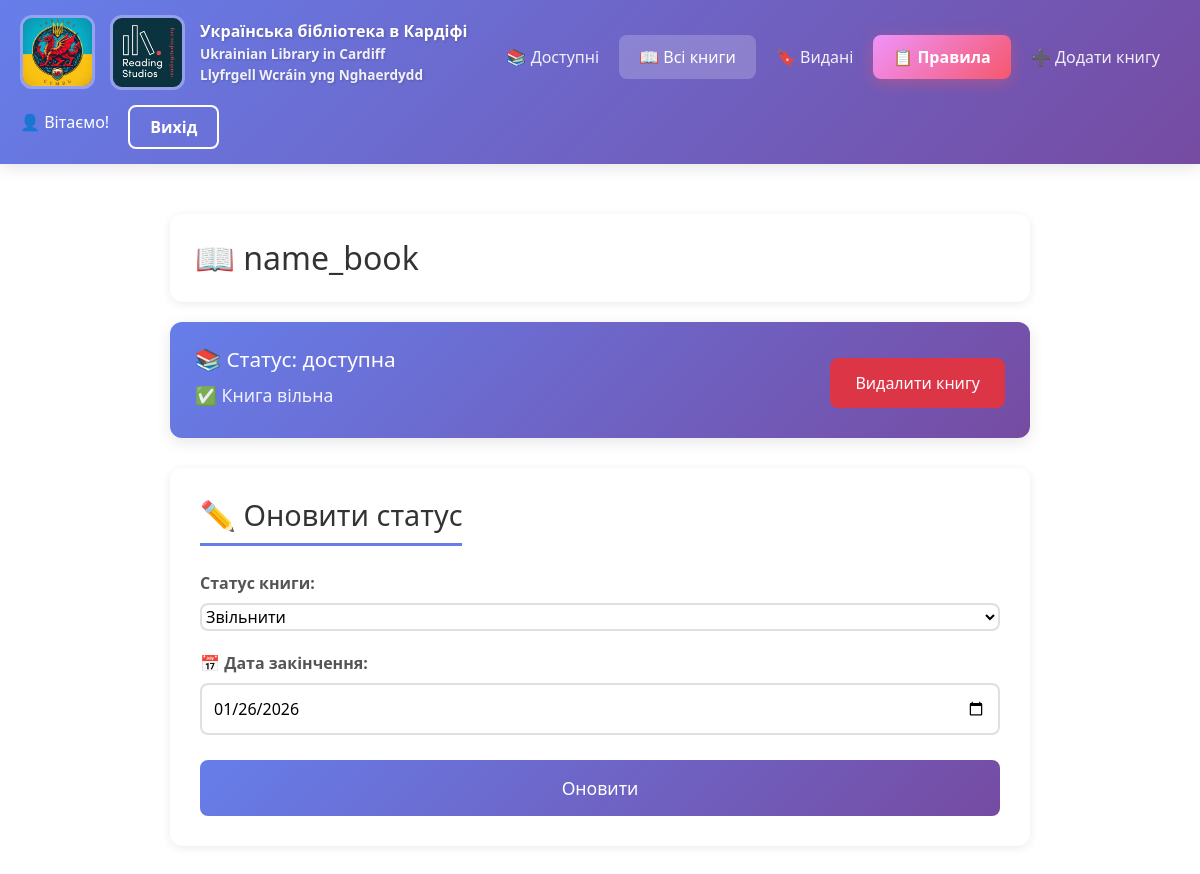
/books/1 (signed in), run on the app's committed database.
### app.py (models this page shows)
class Book(db.Model):
    id = db.Column(db.Integer, primary_key=True)
    name_book = db.Column(db.String(100), nullable=False)
    author = db.Column(db.String(100), nullable=False)
    surname = db.Column(db.String(100), default='')
    ean = db.Column(db.Text, nullable=False)
    buyer = db.Column(db.String(100), nullable=False)
    phone = db.Column(db.String(20), nullable=False)
    stat = db.Column(db.String(20), nullable=False)
    date = db.Column(db.DateTime, default=datetime.utcnow)
    enddate = db.Column(db.DateTime, default=datetime.utcnow)
    history = db.Column(db.String(100), default='')

### app.py (the view, shortened to what this page needs)
@app.route('/books/<int:id>', methods=['POST', 'GET'])
@login_required
def change(id):
    book = Book.query.get(id)
    return render_template('change.html', book=book)

### app.py (called while the page is built)
@login_manager.user_loader
def load_user(user_id):
    return User.query.get(int(user_id))

### templates/change.html (shortened to what this page needs)
{% extends 'base.html' %}
{% block body %}
<div class="container" style="max-width: 900px; margin: 0 auto; padding: 20px;">
    <div style="background: white; padding: 25px; border-radius: 12px; box-shadow: 0 2px 10px rgba(0,0,0,0.08); margin-bottom: 20px;">
        <h1 style="color: #333; margin: 0; font-size: 2em; display: flex; align-items: center; gap: 12px;">
            📖 {{ book.name_book }}
        </h1>
    </div>
    <div class="gigi" style="margin-bottom: 30px;">
        <div class="didi" style="background: linear-gradient(135deg, #667eea 0%, #764ba2 100%); padding: 25px; border-radius: 12px; box-shadow: 0 4px 15px rgba(0,0,0,0.1); color: white; display: flex; justify-content: space-between; align-items: center;">
            <div>
                <h3 class="tutu" style="margin: 0 0 10px 0; font-size: 1.3em;">📚 Статус: {{ book.stat }} </h3>
                {% if book.stat == 'видана' %}
                <p class="tutu" style="margin: 5px 0; font-size: 1.1em;">👤 Книга у: <strong>{{ book.buyer }}</strong></p>
                <p class="tutu" style="margin: 5px 0; font-size: 1.1em;">📞 Номер: <strong>{{ book.phone }}</strong></p>
                {% else %}
                <p class="tutu" style="margin: 5px 0; font-size: 1.1em; opacity: 0.9;">✅ Книга вільна</p>
                {% endif %}
            </div>
            {% if current_user.is_authenticated and current_user.role == 'superadmin' %}
            <a href="/books/{{ book.id }}/del"
                class="btn btn-danger"
                style="padding: 12px 24px; font-size: 1em; border-radius: 8px; text-decoration: none;">
                Видалити книгу
            </a>
            {% endif %}
        </div>
    </div>
    <div class="didi" style="background: white; padding: 30px; border-radius: 12px; box-shadow: 0 2px 10px rgba(0,0,0,0.08); margin-bottom: 30px;">
        <h2 style="color: #333; margin-bottom: 25px; font-size: 1.8em; border-bottom: 3px solid #667eea; padding-bottom: 10px; display: inline-block;">✏️ Оновити статус</h2>
        <form method="post" class="from-control">
            <div style="margin-bottom: 20px;">
                <label style="display: block; margin-bottom: 8px; color: #555; font-weight: 600;">Статус книги:</label>
                <select class="state" name="stat" id="buyerSelect" style="width: 100%;  border: 2px solid #e0e0e0; border-radius: 8px; font-size: 1em; background-color: white; cursor: pointer; transition: border 0.3s;">
                    <option value="доступна" {% if book.stat == 'доступна' %}selected{% endif %}>Звільнити</option>
                </select>
            </div>
            <div style="margin-bottom: 20px;">
                <label for="enddate" style="display: block; margin-bottom: 8px; color: #555; font-weight: 600;">📅 Дата закінчення:</label>
                <input type="date" name="enddate" class="date" id="enddateInput" required style="width: 100%; padding: 12px; border: 2px solid #e0e0e0; border-radius: 8px; font-size: 1em;">
            </div>
            <button id="da" class="btn btn-success" type="submit" style="width: 100%; padding: 15px; font-size: 1.1em; border-radius: 8px; background: linear-gradient(135deg, #667eea 0%, #764ba2 100%); border: none; color: white; cursor: pointer; transition: transform 0.2s, box-shadow 0.2s;">
                Оновити
            </button>
        </form>
    </div>
{% endblock %}

### static/css/main.css (style rules this page uses)
.btn { margin-top: 5px; }
.tutu { margin-bottom:7px }

### data on the page
Book: name_book "name_book", stat "доступна", stat "Звільнити"
